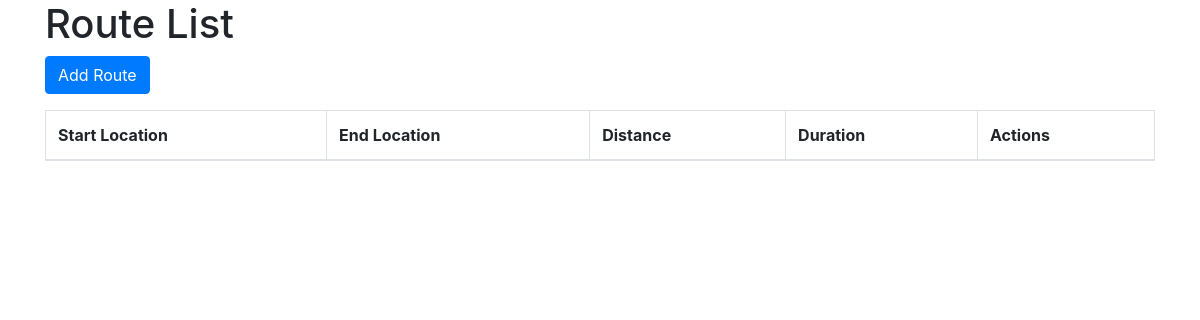
Before: /transport/routes/ (signed in) with the older database file.
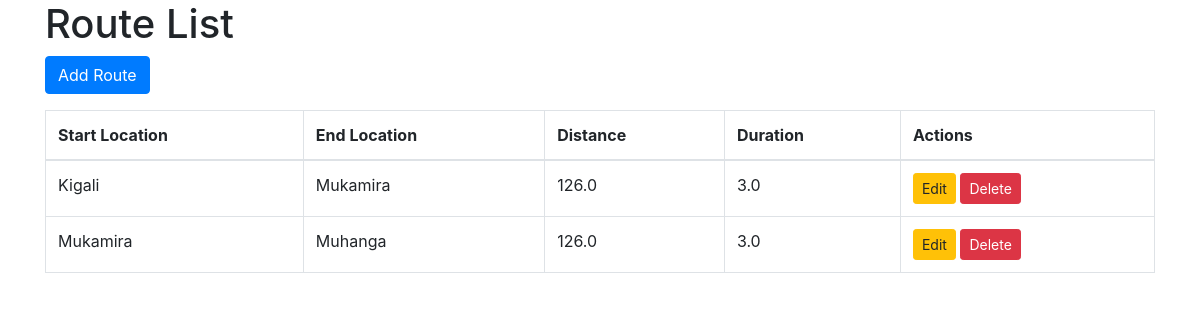
After: the same page with the newer database file.
### transport/models.py (models this page shows, shortened)
class Route(models.Model):
    start_location = models.CharField(max_length=100)
    end_location = models.CharField(max_length=100)
    distance = models.FloatField()
    duration = models.FloatField()

### transport/views.py (the view)
# urls.py: path('routes/', route_list, name='route_list'),
@login_required
def route_list(request):
    routes = Route.objects.all()
    return render(request, 'transport/route_list.html', {'routes': routes})

### transport/templates/transport/route_list.html (shortened to what this page needs)
<!DOCTYPE html>
<html lang="en">
<head>
    <link rel="stylesheet" href="https://maxcdn.bootstrapcdn.com/bootstrap/4.5.2/css/bootstrap.min.css">
</head>
<body>
    <div class="container">
        <h1>Route List</h1>
        <a href="{% url 'transport:add_route' %}" class="btn btn-primary">Add Route</a>
        <table class="table table-bordered mt-3">
            <thead>
                <tr>
                    <th>Start Location</th>
                    <th>End Location</th>
                    <th>Distance</th>
                    <th>Duration</th>
                    <th>Actions</th>
                </tr>
            </thead>
            <tbody>
                {% for route in routes %}
                <tr>
                    <td>{{ route.start_location }}</td>
                    <td>{{ route.end_location }}</td>
                    <td>{{ route.distance }}</td>
                    <td>{{ route.duration }}</td>
                    <td>
                        <a href="{% url 'transport:edit_route' route.id %}" class="btn btn-warning btn-sm">Edit</a>
                        <a href="{% url 'transport:delete_route' route.id %}" class="btn btn-danger btn-sm">Delete</a>
                    </td>
                </tr>
                {% endfor %}
            </tbody>
        </table>
    </div>
</body>
</html>

Changed rows visible on the page:
added Route: start_location "Kigali", end_location "Mukamira", distance "126.0", duration "3.0"
added Route: start_location "Mukamira", end_location "Muhanga", distance "126.0", duration "3.0"
